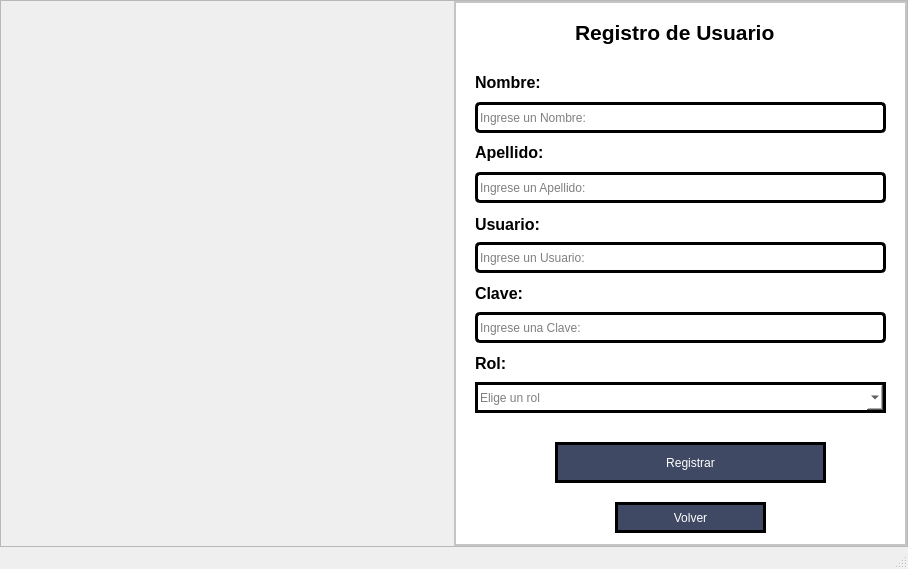
<?xml version="1.0" encoding="UTF-8"?>
<ui version="4.0">
 <class>Registrar</class>
 <widget class="QMainWindow" name="Registrar">
  <property name="enabled">
   <bool>true</bool>
  </property>
  <property name="geometry">
   <rect>
    <x>0</x>
    <y>0</y>
    <width>908</width>
    <height>569</height>
   </rect>
  </property>
  <property name="minimumSize">
   <size>
    <width>908</width>
    <height>569</height>
   </size>
  </property>
  <property name="maximumSize">
   <size>
    <width>908</width>
    <height>569</height>
   </size>
  </property>
  <property name="contextMenuPolicy">
   <enum>Qt::NoContextMenu</enum>
  </property>
  <property name="acceptDrops">
   <bool>false</bool>
  </property>
  <property name="windowTitle">
   <string>Registrar</string>
  </property>
  <property name="windowOpacity">
   <double>1.000000000000000</double>
  </property>
  <property name="autoFillBackground">
   <bool>false</bool>
  </property>
  <property name="styleSheet">
   <string notr="true"/>
  </property>
  <property name="toolButtonStyle">
   <enum>Qt::ToolButtonIconOnly</enum>
  </property>
  <widget class="QWidget" name="centralwidget">
   <layout class="QVBoxLayout" name="verticalLayout">
    <property name="spacing">
     <number>0</number>
    </property>
    <property name="leftMargin">
     <number>0</number>
    </property>
    <property name="topMargin">
     <number>0</number>
    </property>
    <property name="rightMargin">
     <number>0</number>
    </property>
    <property name="bottomMargin">
     <number>0</number>
    </property>
    <item>
     <widget class="QFrame" name="frame">
      <property name="frameShape">
       <enum>QFrame::StyledPanel</enum>
      </property>
      <property name="frameShadow">
       <enum>QFrame::Raised</enum>
      </property>
      <layout class="QHBoxLayout" name="horizontalLayout" stretch="2,2">
       <property name="spacing">
        <number>0</number>
       </property>
       <property name="leftMargin">
        <number>0</number>
       </property>
       <property name="topMargin">
        <number>0</number>
       </property>
       <property name="rightMargin">
        <number>0</number>
       </property>
       <property name="bottomMargin">
        <number>0</number>
       </property>
       <item>
        <widget class="QLabel" name="label">
         <property name="styleSheet">
          <string notr="true">border-image: url(:/Imagenes/Fondo Registrar.jpg);
</string>
         </property>
         <property name="text">
          <string/>
         </property>
        </widget>
       </item>
       <item>
        <widget class="QFrame" name="frame_2">
         <property name="styleSheet">
          <string notr="true">
background-color: rgb(255, 255, 255);
</string>
         </property>
         <property name="frameShape">
          <enum>QFrame::StyledPanel</enum>
         </property>
         <property name="frameShadow">
          <enum>QFrame::Raised</enum>
         </property>
         <layout class="QVBoxLayout" name="verticalLayout_3">
          <property name="leftMargin">
           <number>0</number>
          </property>
          <property name="topMargin">
           <number>0</number>
          </property>
          <property name="rightMargin">
           <number>0</number>
          </property>
          <property name="bottomMargin">
           <number>0</number>
          </property>
          <item>
           <layout class="QVBoxLayout" name="verticalLayout_2">
            <item>
             <widget class="QFrame" name="frame_3">
              <property name="maximumSize">
               <size>
                <width>16777215</width>
                <height>16777215</height>
               </size>
              </property>
              <property name="frameShape">
               <enum>QFrame::StyledPanel</enum>
              </property>
              <property name="frameShadow">
               <enum>QFrame::Raised</enum>
              </property>
              <widget class="QLabel" name="label_9">
               <property name="geometry">
                <rect>
                 <x>20</x>
                 <y>212</y>
                 <width>81</width>
                 <height>20</height>
                </rect>
               </property>
               <property name="font">
                <font>
                 <pointsize>12</pointsize>
                 <weight>75</weight>
                 <bold>true</bold>
                </font>
               </property>
               <property name="text">
                <string>Usuario:</string>
               </property>
              </widget>
              <widget class="QComboBox" name="cb_rol">
               <property name="geometry">
                <rect>
                 <x>20</x>
                 <y>380</y>
                 <width>411</width>
                 <height>31</height>
                </rect>
               </property>
               <property name="styleSheet">
                <string notr="true">border: 3px solid black;
color: rgb(0, 0, 0);</string>
               </property>
               <property name="placeholderText" stdset="0">
                <string>Elige un rol</string>
               </property>
              </widget>
              <widget class="QPushButton" name="bt_registrar">
               <property name="geometry">
                <rect>
                 <x>100</x>
                 <y>440</y>
                 <width>271</width>
                 <height>41</height>
                </rect>
               </property>
               <property name="styleSheet">
                <string notr="true">border: 3px solid black;
background-color: rgb(63, 73, 100);
color: rgb(255, 255, 255);</string>
               </property>
               <property name="text">
                <string>Registrar</string>
               </property>
              </widget>
              <widget class="QLineEdit" name="line_usuario">
               <property name="geometry">
                <rect>
                 <x>20</x>
                 <y>240</y>
                 <width>411</width>
                 <height>31</height>
                </rect>
               </property>
               <property name="styleSheet">
                <string notr="true">border: 3px solid black;
border-radius: 5px;</string>
               </property>
               <property name="placeholderText">
                <string>Ingrese un Usuario:</string>
               </property>
              </widget>
              <widget class="QLabel" name="label_10">
               <property name="geometry">
                <rect>
                 <x>20</x>
                 <y>350</y>
                 <width>41</width>
                 <height>22</height>
                </rect>
               </property>
               <property name="font">
                <font>
                 <pointsize>12</pointsize>
                 <weight>75</weight>
                 <bold>true</bold>
                </font>
               </property>
               <property name="text">
                <string>Rol:</string>
               </property>
              </widget>
              <widget class="QLabel" name="label_12">
               <property name="geometry">
                <rect>
                 <x>20</x>
                 <y>280</y>
                 <width>61</width>
                 <height>22</height>
                </rect>
               </property>
               <property name="font">
                <font>
                 <pointsize>12</pointsize>
                 <weight>75</weight>
                 <bold>true</bold>
                </font>
               </property>
               <property name="text">
                <string>Clave:</string>
               </property>
              </widget>
              <widget class="QLabel" name="label_13">
               <property name="geometry">
                <rect>
                 <x>120</x>
                 <y>10</y>
                 <width>241</width>
                 <height>41</height>
                </rect>
               </property>
               <property name="font">
                <font>
                 <family>MS Shell Dlg 2</family>
                 <pointsize>16</pointsize>
                 <weight>75</weight>
                 <italic>false</italic>
                 <bold>true</bold>
                </font>
               </property>
               <property name="styleSheet">
                <string notr="true"/>
               </property>
               <property name="text">
                <string>Registro de Usuario</string>
               </property>
              </widget>
              <widget class="QLabel" name="label_14">
               <property name="geometry">
                <rect>
                 <x>20</x>
                 <y>70</y>
                 <width>81</width>
                 <height>21</height>
                </rect>
               </property>
               <property name="font">
                <font>
                 <pointsize>12</pointsize>
                 <weight>75</weight>
                 <bold>true</bold>
                </font>
               </property>
               <property name="text">
                <string>Nombre:</string>
               </property>
              </widget>
              <widget class="QLineEdit" name="line_apellido">
               <property name="geometry">
                <rect>
                 <x>20</x>
                 <y>170</y>
                 <width>411</width>
                 <height>31</height>
                </rect>
               </property>
               <property name="styleSheet">
                <string notr="true">border: 3px solid black;
border-radius: 5px;</string>
               </property>
               <property name="placeholderText">
                <string>Ingrese un Apellido:</string>
               </property>
              </widget>
              <widget class="QLineEdit" name="line_clave">
               <property name="geometry">
                <rect>
                 <x>20</x>
                 <y>310</y>
                 <width>411</width>
                 <height>31</height>
                </rect>
               </property>
               <property name="styleSheet">
                <string notr="true">border: 3px solid black;
border-radius: 5px;</string>
               </property>
               <property name="echoMode">
                <enum>QLineEdit::Password</enum>
               </property>
               <property name="placeholderText">
                <string>Ingrese una Clave:</string>
               </property>
              </widget>
              <widget class="QLineEdit" name="line_nombre">
               <property name="geometry">
                <rect>
                 <x>20</x>
                 <y>100</y>
                 <width>411</width>
                 <height>31</height>
                </rect>
               </property>
               <property name="styleSheet">
                <string notr="true">border: 3px solid black;
border-radius: 5px;</string>
               </property>
               <property name="placeholderText">
                <string>Ingrese un Nombre:</string>
               </property>
              </widget>
              <widget class="QPushButton" name="bt_volver">
               <property name="geometry">
                <rect>
                 <x>160</x>
                 <y>500</y>
                 <width>151</width>
                 <height>31</height>
                </rect>
               </property>
               <property name="styleSheet">
                <string notr="true">border: 3px solid black;
background-color: rgb(63, 73, 100);
color: rgb(255, 255, 255);</string>
               </property>
               <property name="text">
                <string>Volver</string>
               </property>
              </widget>
              <widget class="QLabel" name="label_11">
               <property name="geometry">
                <rect>
                 <x>20</x>
                 <y>140</y>
                 <width>101</width>
                 <height>21</height>
                </rect>
               </property>
               <property name="font">
                <font>
                 <pointsize>12</pointsize>
                 <weight>75</weight>
                 <bold>true</bold>
                </font>
               </property>
               <property name="text">
                <string>Apellido:</string>
               </property>
              </widget>
             </widget>
            </item>
           </layout>
          </item>
         </layout>
        </widget>
       </item>
      </layout>
     </widget>
    </item>
   </layout>
  </widget>
  <widget class="QMenuBar" name="menubar">
   <property name="geometry">
    <rect>
     <x>0</x>
     <y>0</y>
     <width>908</width>
     <height>21</height>
    </rect>
   </property>
  </widget>
  <widget class="QStatusBar" name="statusbar"/>
 </widget>
 <resources>
  <include location="../../Recursos/Recursos.qrc"/>
 </resources>
 <connections/>
</ui>
